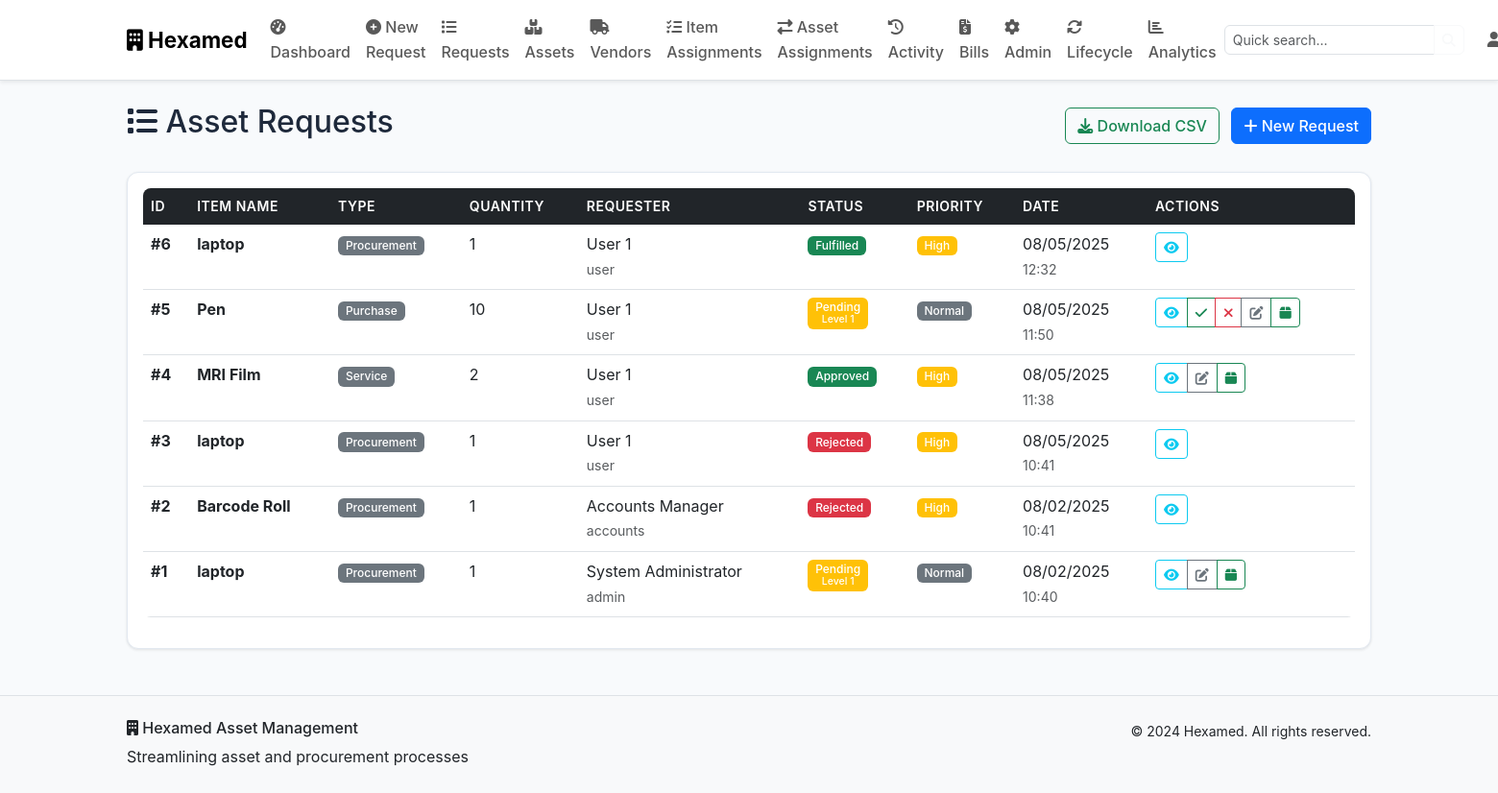
/requests (signed in), run on the app's committed database.
### models.py (models this page shows, shortened)
class AssetRequest(db.Model):
    id = db.Column(db.Integer, primary_key=True)
    item_name = db.Column(db.String(200), nullable=False)
    quantity = db.Column(db.Integer, nullable=False)
    purpose = db.Column(db.Text, nullable=False)
    request_type = db.Column(db.String(50), nullable=False)
    estimated_cost = db.Column(db.Float)
    urgency = db.Column(db.String(20), default='Normal')
    is_bulk_request = db.Column(db.Boolean, default=False)
    bulk_items = db.Column(db.Text)  # JSON array of items for bulk requests
    item_classification = db.Column(db.String(20))  # 'Regular' or 'Specific' - set by SCM
    status = db.Column(db.String(20), default='Pending')
    current_approval_level = db.Column(db.Integer, default=1)
    floor = db.Column(db.String(50))
    fulfilled_from_asset_id = db.Column(db.Integer, db.ForeignKey('asset.id'))
    fulfilled_quantity = db.Column(db.Integer, default=0)
    fulfilled_by = db.Column(db.Integer, db.ForeignKey('user.id'))
    fulfilled_at = db.Column(db.DateTime)
    fulfillment_notes = db.Column(db.Text)
    created_at = db.Column(db.DateTime, default=datetime.utcnow)
    updated_at = db.Column(db.DateTime, default=datetime.utcnow, onupdate=datetime.utcnow)
    user_id = db.Column(db.Integer, db.ForeignKey('user.id'), nullable=False)
    uploaded_files = db.relationship('UploadedFile', backref='request', lazy=True, cascade='all, delete-orphan')
    approvals = db.relationship('Approval', backref='request', lazy=True, cascade='all, delete-orphan')
    fulfilled_from_asset = db.relationship('Asset', foreign_keys=[fulfilled_from_asset_id])
    fulfilled_by_user = db.relationship('User', foreign_keys=[fulfilled_by])

class User(db.Model):
    id = db.Column(db.Integer, primary_key=True)
    username = db.Column(db.String(80), unique=True, nullable=False)
    email = db.Column(db.String(120), unique=True, nullable=False)
    password_hash = db.Column(db.String(256), nullable=False)
    role = db.Column(db.String(50), nullable=False, default='User')
    full_name = db.Column(db.String(100), nullable=False)
    floor = db.Column(db.String(50))
    department = db.Column(db.String(100))
    created_at = db.Column(db.DateTime, default=datetime.utcnow)
    is_active = db.Column(db.Boolean, default=True)
    requests = db.relationship('AssetRequest', foreign_keys='AssetRequest.user_id', backref='requester', lazy=True)

### routes.py (the view)
    def decorated_function(*args, **kwargs):
        if 'user_id' not in session:
            flash('Please log in to access this page.', 'warning')
            return redirect(url_for('login'))
        return f(*args, **kwargs)

### templates/requests.html (shortened to what this page needs)
{% extends "base.html" %}
{% block content %}
<div class="container my-4">
    <div class="row">
        <div class="col">
            <div class="d-flex justify-content-between align-items-center mb-4">
                <h2><i class="fas fa-list"></i> Asset Requests</h2>
                <div>
                    <a href="{{ url_for('download_requests') }}" class="btn btn-outline-success me-2">
                        <i class="fas fa-download"></i> Download CSV
                    </a>
                    <a href="{{ url_for('create_request') }}" class="btn btn-primary">
                        <i class="fas fa-plus"></i> New Request
                    </a>
                </div>
            </div>
        </div>
    </div>
    {% if requests.items %}
    <div class="card">
        <div class="card-body">
            <div class="table-responsive">
                <table class="table table-hover">
                    <thead>
                        <tr>
                            <th>ID</th>
                            <th>Item Name</th>
                            <th>Type</th>
                            <th>Quantity</th>
                            <th>Requester</th>
                            <th>Status</th>
                            <th>Priority</th>
                            <th>Date</th>
                            <th>Actions</th>
                        </tr>
                    </thead>
                    <tbody>
                        {% for request in requests.items %}
                        <tr>
                            <td><strong>#{{ request.id }}</strong></td>
                            <td>
                                <div>
                                    <strong>{{ request.item_name }}</strong>
                                </div>
                            </td>
                            <td>
                                <span class="badge bg-secondary">{{ request.request_type }}</span>
                            </td>
                            <td>{{ request.quantity }}</td>
                            <td>
                                <div>
                                    {{ request.requester.full_name }}
                                    <br><small class="text-muted">{{ request.requester.username }}</small>
                                </div>
                            </td>
                            <td>
                                {% if request.status == 'Pending' %}
                                    <span class="badge bg-warning">
                                        {{ request.status }}
                                        <br><small>Level {{ request.current_approval_level }}</small>
                                    </span>
                                {% elif request.status == 'Approved' %}
                                    <span class="badge bg-success">{{ request.status }}</span>
                                {% elif request.status == 'Rejected' %}
                                    <span class="badge bg-danger">{{ request.status }}</span>
                                {% elif request.status == 'Fulfilled' %}
                                    <span class="badge bg-success">{{ request.status }}</span>
                                {% endif %}
                            </td>
                            <td>
                                {% if request.urgency == 'Critical' %}
                                    <span class="badge bg-danger">{{ request.urgency }}</span>
                                {% elif request.urgency == 'High' %}
                                    <span class="badge bg-warning">{{ request.urgency }}</span>
                                {% elif request.urgency == 'Normal' %}
                                    <span class="badge bg-secondary">{{ request.urgency }}</span>
                                {% else %}
                                    <span class="badge bg-light text-dark">{{ request.urgency }}</span>
                                {% endif %}
                            </td>
                            <td>
                                <div>
                                    {{ request.created_at.strftime('%m/%d/%Y') if request.created_at else 'N/A' }}
                                    <br><small class="text-muted">{{ request.created_at.strftime('%H:%M') if request.created_at else 'N/A' }}</small>
                                </div>
                            </td>
                            <td>
                                <div class="btn-group btn-group-sm">
                                    <button class="btn btn-outline-info btn-sm" data-bs-toggle="modal"
                                            data-bs-target="#requestModal{{ request.id }}">
                                        <i class="fas fa-eye"></i>
                                    </button>
                                    {% if request.status == 'Pending' %}
                                        {% set can_approve = False %}
                                        {% if user.id != request.user_id %}
                                            {% if user.role == 'MD' %}
                                                {% set can_approve = True %}
                                            {% elif request.requester.role in ['User', 'Employee'] %}
                                                {% if user.role == 'Concern Manager' and request.current_approval_level == 1 and user.floor == request.floor %}
                                                    {% set can_approve = True %}
                                                {% elif user.role == 'Admin' and request.current_approval_level == 2 %}
                                                    {% set can_approve = True %}
                                                {% elif user.role == 'Accounts/SCM' and request.current_approval_level == 3 %}
                                                    {% set can_approve = True %}
                                                {% endif %}
                                            {% elif request.requester.role == 'Concern Manager' %}
                                                {% if user.role == 'Admin' and request.current_approval_level == 1 %}
                                                    {% set can_approve = True %}
                                                {% elif user.role == 'Accounts/SCM' and request.current_approval_level == 2 %}
                                                    {% set can_approve = True %}
                                                {% endif %}
                                            {% elif request.requester.role == 'Admin' %}
                                                {% if user.role == 'Accounts/SCM' and request.current_approval_level == 1 %}
                                                    {% set can_approve = True %}
                                                {% endif %}
                                            {% elif request.requester.role == 'Accounts/SCM' %}
                                                {% if user.role == 'Admin' and request.current_approval_level == 1 %}
                                                    {% set can_approve = True %}
                                                {% endif %}
                                            {% endif %}
                                        {% endif %}
                                        {% if can_approve %}
                                            <a href="{{ url_for('approve_request', request_id=request.id, action='Approved') }}"
                                               class="btn btn-outline-success btn-sm"
                                               onclick="return confirm('Approve this request?')">
                                                <i class="fas fa-check"></i>
                                            </a>
                                            <a href="{{ url_for('approve_request', request_id=request.id, action='Rejected') }}"
                                               class="btn btn-outline-danger btn-sm"
                                               onclick="return confirm('Reject this request?')">
                                                <i class="fas fa-times"></i>
                                            </a>
                                        {% endif %}
                                    {% endif %}
                                    {% if user.role in ['Accounts/SCM', 'Admin', 'MD'] %}
                                        {% if request.status in ['Pending', 'Approved'] %}
                                            <a href="{{ url_for('edit_request', request_id=request.id) }}"
                                               class="btn btn-outline-secondary btn-sm"
                                               title="Edit Request">
                                                <i class="fas fa-edit"></i>
                                            </a>
                                            <a href="{{ url_for('assign_from_asset', request_id=request.id) }}"
                                               class="btn btn-outline-success btn-sm"
                                               title="Assign from Asset">
                                                <i class="fas fa-box"></i>
                                            </a>
                                        {% endif %}
                                    {% endif %}
                                </div>
                            </td>
                        </tr>
                        {% endfor %}
                    </tbody>
                </table>
            </div>
        </div>
    </div>
    {% endif %}
</div>
{% endblock %}

### data on the page
AssetRequest: id "6", item_name "laptop", request_type "Procurement", quantity "1", requester.full_name "User 1", requester.username "user", status "Fulfilled", urgency "High", created_at "08/05/2025", created_at "12:32"
AssetRequest: id "5", item_name "Pen", request_type "Purchase", quantity "10", requester.full_name "User 1", requester.username "user", status "Pending", current_approval_level "1", urgency "Normal", created_at "08/05/2025", created_at "11:50"
AssetRequest: id "4", item_name "MRI Film", request_type "Service", quantity "2", requester.full_name "User 1", requester.username "user", status "Approved", urgency "High", created_at "08/05/2025", created_at "11:38"
AssetRequest: id "3", item_name "laptop", request_type "Procurement", quantity "1", requester.full_name "User 1", requester.username "user", status "Rejected", urgency "High", created_at "08/05/2025", created_at "10:41"
AssetRequest: id "2", item_name "Barcode Roll", request_type "Procurement", quantity "1", requester.full_name "Accounts Manager", requester.username "accounts", status "Rejected", urgency "High", created_at "08/02/2025", created_at "10:41"
AssetRequest: id "1", item_name "laptop", request_type "Procurement", quantity "1", requester.full_name "System Administrator", requester.username "admin", status "Pending", current_approval_level "1", urgency "Normal", created_at "08/02/2025", created_at "10:40"
